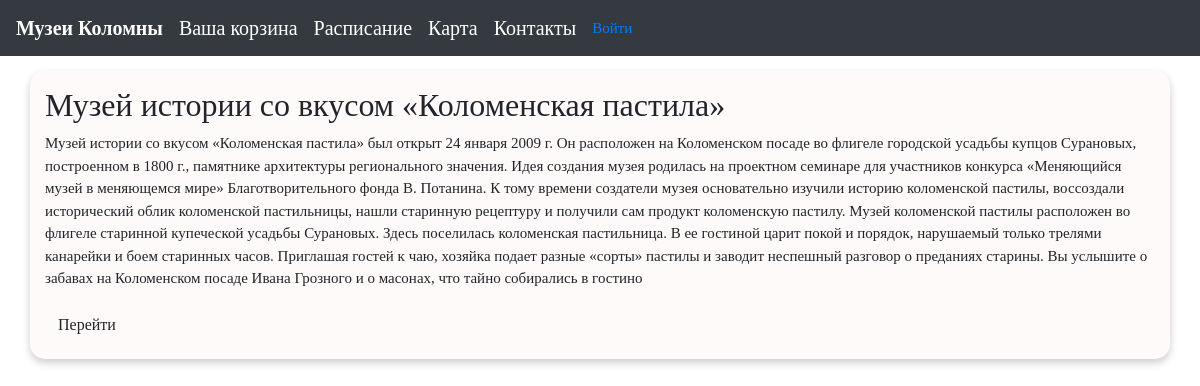
Before: / with the older database file.
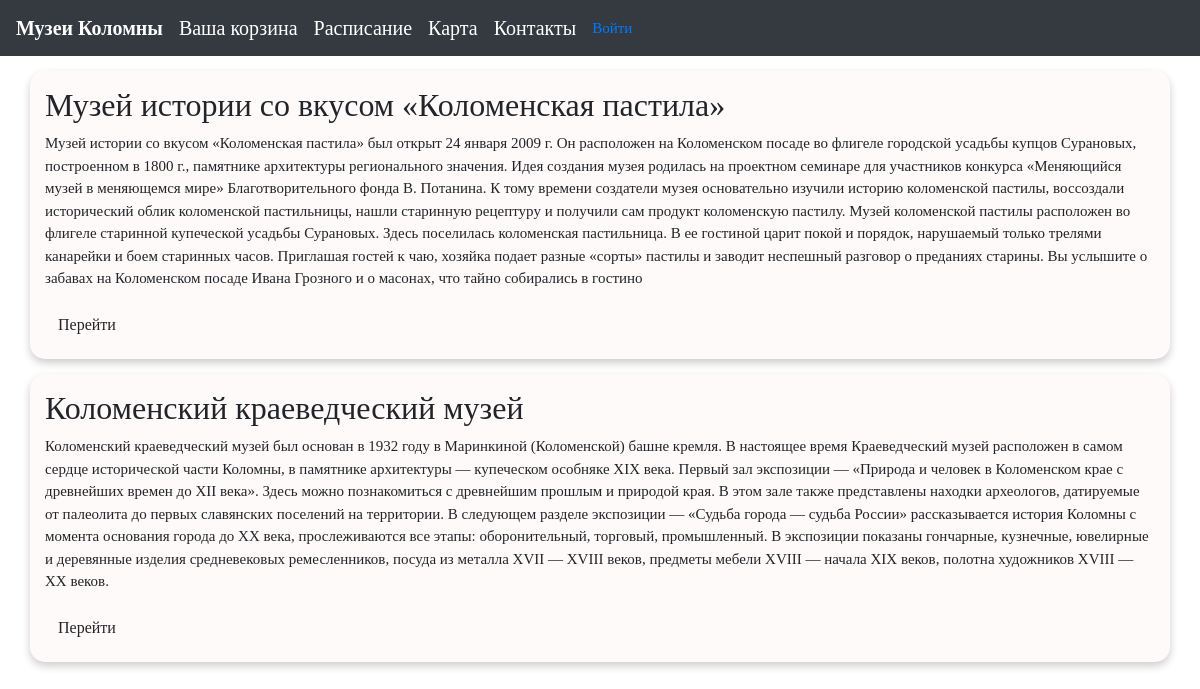
After: the same page with the newer database file.
### first/models.py (models this page shows)
class Place(models.Model):
    name = models.CharField(max_length=10000, default=None)
    place = models.CharField(max_length=1000, default=None)
    image = models.FileField(upload_to="static/logo_place", null=True)
    description = models.CharField(max_length=1000000000000000, default=None)

### first/views.py (the view)
# urls.py: path('', views.main_clients_page),
def main_clients_page(request):
    places = Place.objects.filter()
    context = {
        "places": places,
    }
    return render(request, "main_clients.html", context)

### first/templates/main_clients.html (shortened to what this page needs)
<!DOCTYPE html>
<html lang="en">
<head>
    <link rel="stylesheet" href="https://stackpath.bootstrapcdn.com/bootstrap/4.5.2/css/bootstrap.min.css">
</head>
<body>
    <nav class="navbar navbar-expand-lg navbar-dark bg-dark">
        <a class="navbar-brand" href=""><b>Музеи Коломны</b></a>
        <a class="navbar-brand" href="/basket">Ваша корзина</a>
        <a class="navbar-brand" href="/timetable_client">Расписание</a>
        <a class="navbar-brand" href="/map">Карта</a>
        <a class="navbar-brand" href="/contacts">Контакты</a>
        <div class="registration-container">
                {% if user.is_authenticated %}
                <form action="/logout/" method="post">
                    {% csrf_token %}
                    {{ form }}
                    <input class="button-exit" type="submit" value="Выйти">
                </form>
                {% else %}
                    <a class="other-a" href="/login">Войти</a>
                {% endif %}
        </div>
    </nav>
    {% for place in places %}
    <div class="container">
        <div class="museum">
            <h2 class="museum-title">{{ place.name }}</h2>
            <p class="museum-description">{{ place.description }}</p>
            <form action="/museum/{{ place.id }}" target="_blank">
                <button class="btn">Перейти</button>
            </form>
        </div>
    </div>
    {% endfor %}
</body>
</html>

Changed rows visible on the page:
added Place: name "Коломенский краеведческий музей", description "Коломенский краеведческий музей был основан в 1932 году в Маринкиной (Коломенской) башне кремля. В настоящее время Краеведческий музей расположен в самом сердце исторической части Коломны, в памятнике архитектуры — купеческом особняке XIX века. Первый зал экспозиции — «Природа и человек в Коломенском крае с древнейших времен до XII века». Здесь можно познакомиться с древнейшим прошлым и природой края. В этом зале также представлены находки археологов, датируемые от палеолита до первых славянских поселений на территории. В следующем разделе экспозиции — «Судьба города — судьба России» рассказывается история Коломны с момента основания города до ХХ века, прослеживаются все этапы:…"
